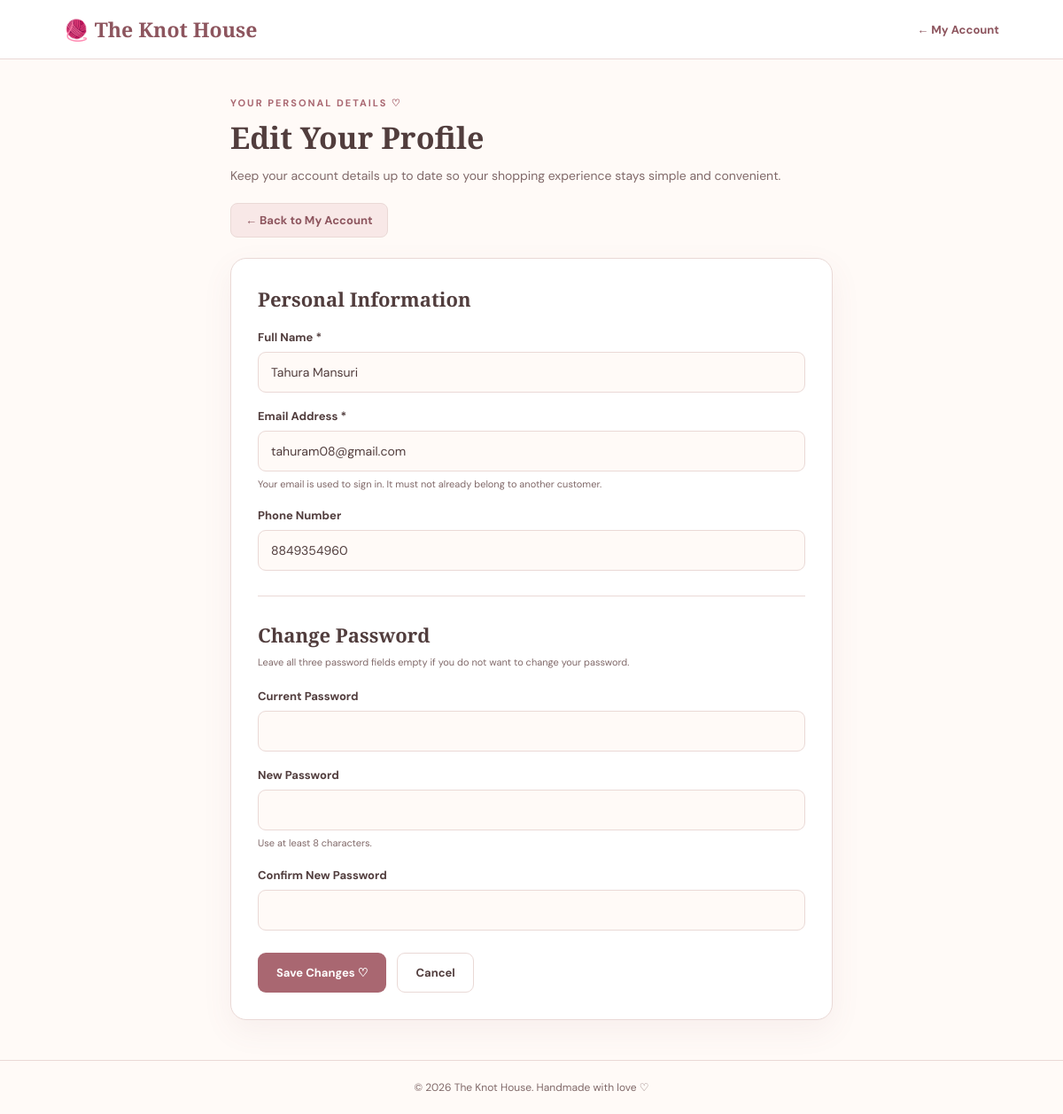
The page /profile.php (signed in) on the database its author committed.
### tables this page shows
CREATE TABLE `customers` (
  `id` int(11) NOT NULL,
  `full_name` varchar(100) NOT NULL,
  `email` varchar(150) NOT NULL,
  `phone` varchar(20) DEFAULT NULL,
  `password` varchar(255) NOT NULL,
  `created_at` timestamp NOT NULL DEFAULT current_timestamp()
);

### profile.php (the view, shortened to what this page needs)
<?php
$conn = new mysqli("localhost", "root", "", "knot_house");
$conn->set_charset("utf8mb4");
$customerId = (int) $_SESSION["customer_id"];
$stmt = $conn->prepare(
    "SELECT id, full_name, email, phone, password
     FROM customers
     WHERE id = ?
     LIMIT 1"
);
$stmt->bind_param("i", $customerId);
$stmt->execute();
$result = $stmt->get_result();
$customer = $result->fetch_assoc();
$fullName = $customer["full_name"];
$email = $customer["email"];
$phone = $customer["phone"] ?? "";
?>
<!DOCTYPE html>
<html lang="en">
<head>
</head>
<body>
<header>
    <nav class="navbar">
        <a href="index.html" class="brand">🧶 The Knot House</a>
        <a href="my-account.php" class="back-link">
            ← My Account
        </a>
    </nav>
</header>
<main class="container">
    <section class="heading">
    <div class="eyebrow">Your personal details ♡</div>
    <h1>Edit Your Profile</h1>
    <p>
        Keep your account details up to date so your shopping
        experience stays simple and convenient.
    </p>
    <div class="heading-actions">
        <a href="my-account.php" class="back-btn">
            ← Back to My Account
        </a>
    </div>
</section>
    <section class="form-card">
        <form action="profile.php" method="POST">
            <h2 class="section-title">Personal Information</h2>
            <div class="form-group">
                <label for="full_name">Full Name *</label>
                <input
                    type="text"
                    id="full_name"
                    name="full_name"
                    maxlength="100"
                    value="<?php echo htmlspecialchars($fullName, ENT_QUOTES, 'UTF-8'); ?>"
                    autocomplete="name"
                    required
                >
            </div>
            <div class="form-group">
                <label for="email">Email Address *</label>
                <input
                    type="email"
                    id="email"
                    name="email"
                    maxlength="150"
                    value="<?php echo htmlspecialchars($email, ENT_QUOTES, 'UTF-8'); ?>"
                    autocomplete="email"
                    required
                >
                <p class="hint">
                    Your email is used to sign in. It must not already belong to another customer.
                </p>
            </div>
            <div class="form-group">
                <label for="phone">Phone Number</label>
                <input
                    type="tel"
                    id="phone"
                    name="phone"
                    maxlength="20"
                    value="<?php echo htmlspecialchars($phone, ENT_QUOTES, 'UTF-8'); ?>"
                    autocomplete="tel"
                    placeholder="Enter your phone number"
                >
            </div>
            <div class="divider"></div>
            <h2 class="section-title">Change Password</h2>
            <p class="hint" style="margin-top: -12px; margin-bottom: 20px;">
                Leave all three password fields empty if you do not want to change your password.
            </p>
            <div class="form-group">
                <label for="current_password">Current Password</label>
                <input
                    type="password"
                    id="current_password"
                    name="current_password"
                    autocomplete="current-password"
                >
            </div>
            <div class="form-group">
                <label for="new_password">New Password</label>
                <input
                    type="password"
                    id="new_password"
                    name="new_password"
                    minlength="8"
                    autocomplete="new-password"
                >
                <p class="hint">Use at least 8 characters.</p>
            </div>
            <div class="form-group">
                <label for="confirm_password">Confirm New Password</label>
                <input
                    type="password"
                    id="confirm_password"
                    name="confirm_password"
                    minlength="8"
                    autocomplete="new-password"
                >
            </div>
            <div class="buttons">
                <button type="submit" class="btn btn-primary">
                    Save Changes ♡
                </button>
                <a href="my-account.php" class="btn btn-secondary">
                    Cancel
                </a>
            </div>
        </form>
    </section>
</main>
<footer class="footer">
    © <?php echo date("Y"); ?> The Knot House. Handmade with love ♡
</footer>
</body>
</html>

### profile.php (style rules this page uses)
:root { --pink: #a96771; --dark-pink: #8d555e; --light-pink: #f8e8e7; --cream: #fffaf7; --brown: #513d3d; --brown-light: #806969; --border: #ead9d6; --white: #ffffff; --green: #4d9569; }
* { margin: 0; padding: 0; box-sizing: border-box; }
body { min-height: 100vh; font-family: 'DM Sans', sans-serif; color: var(--brown); background: var(--cream); }
a { color: inherit; text-decoration: none; }
header { background: var(--white); border-bottom: 1px solid var(--border); }
.navbar { max-width: 1100px; margin: auto; padding: 17px 22px; display: flex; justify-content: space-between; align-items: center; gap: 20px; }
.brand { font-family: 'Playfair Display', serif; font-size: 23px; font-weight: 700; color: var(--dark-pink); }
.back-link { color: var(--dark-pink); font-size: 13px; font-weight: 700; }
.container { max-width: 720px; margin: 42px auto; padding: 0 20px; }
.heading { margin-bottom: 23px; }
.eyebrow { margin-bottom: 9px; color: var(--pink); font-size: 11px; font-weight: 700; letter-spacing: 2px; text-transform: uppercase; }
h1, h2 { font-family: 'Playfair Display', serif; }
h1 { margin-bottom: 9px; font-size: 34px; }
.heading p { color: var(--brown-light); font-size: 14px; line-height: 1.7; }
.form-card { padding: 30px; background: var(--white); border: 1px solid var(--border); border-radius: 18px; box-shadow: 0 12px 35px rgba(141, 85, 94, 0.07); }
.section-title { margin-bottom: 20px; font-size: 22px; }
.form-group { margin-bottom: 18px; }
label { display: block; margin-bottom: 8px; font-size: 13px; font-weight: 700; }
input { width: 100%; padding: 13px 14px; border: 1px solid var(--border); border-radius: 9px; background: var(--cream); color: var(--brown); font-family: inherit; font-size: 14px; outline: none; }
.hint { margin-top: 6px; color: var(--brown-light); font-size: 11px; line-height: 1.6; }
.divider { height: 1px; margin: 28px 0; background: var(--border); }
.buttons { display: flex; flex-wrap: wrap; gap: 12px; margin-top: 25px; }
.btn { display: inline-flex; justify-content: center; align-items: center; padding: 13px 20px; border: 1px solid transparent; border-radius: 9px; font-family: inherit; font-size: 13px; font-weight: 700; cursor: pointer; transition: 0.2s; }
.btn-primary { background: var(--pink); color: var(--white); }
.btn-secondary { border-color: var(--border); background: var(--white); color: var(--brown); }
.footer { margin-top: 45px; padding: 22px; border-top: 1px solid var(--border); text-align: center; color: var(--brown-light); font-size: 12px; }
.heading-actions { display: flex; align-items: center; gap: 12px; flex-wrap: wrap; margin-top: 18px; }
.back-btn { display: inline-flex; align-items: center; justify-content: center; padding: 10px 16px; background: var(--light-pink); color: var(--dark-pink); border: 1px solid var(--border); border-radius: 8px; font-size: 13px; font-weight: 700; transition: 0.2s ease; }

### rows shown on the page
customers: full_name "Tahura Mansuri", email "tahuram08@gmail.com", phone "8849354960"
